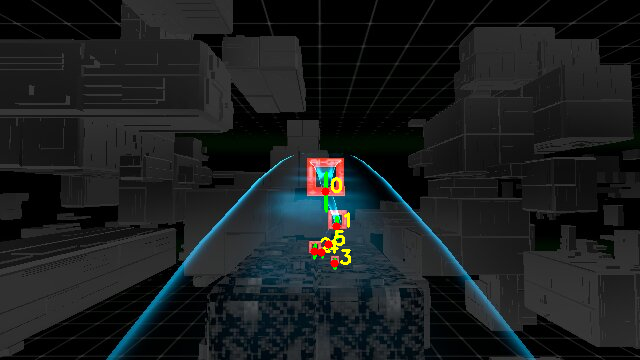
#> input picture rl/data/proj_check.png, 640 x 360 px
$ python -i vision_processing.py   (imports and definitions only)
#> lines starting #> are read from the running program, lines starting #| are printed output that depends on the picture; after the words box and inside, x2 and y2 are one past the last pixel; in counts of white or black regions, pixels touching at a corner belong together
### simulator/gate_pnp.py
"""PnP gate pose from YOLO corner keypoints -> gate position in BODY frame.

This is the path off hardcoded gate coordinates: instead of reading a gate map,
solve the gate's pose relative to the drone from the detected corners. No world
position, no gate map, no GATE_INFO needed.

Ported from the reference pose_estimator.py (proven with simulator/models/
gate_pose.pt). Self-contained: owns its intrinsics, gate geometry and the
camera->body rotation so simulator/ doesn't depend on rl/.

estimate_gate_pose(keypoints, confs) -> dict | None:
    gate_pos_cam   (3,)  gate centre in camera optical frame (m)
    gate_pos_body  (3,)  gate centre in body FRD frame (x fwd, y right, z down)
    normal_body    (3,)  gate-plane unit normal in body FRD, pointing back at
                         the drone (fly-through direction is -normal_body)
    range_m        float straight-line distance to gate centre
    yaw_bearing    float angle to gate in body XY plane (rad, +right)
    pitch_bearing  float elevation angle to gate (rad, +up)
    reproj_px      float RMS reprojection error (detection quality)
    method         str

Keypoints are the 8 YOLO slots in native order (TL,TR,BL,BR inner, then outer).
"""

import cv2
import numpy as np

# --- intrinsics (spec 3.8: fx=fy=320, cx=320, cy=180 @ 640x360) --------------
_K = np.array([[320.0, 0.0, 320.0], [0.0, 320.0, 180.0], [0.0, 0.0, 1.0]])
_DIST = np.zeros(4)
_IMG_W, _IMG_H = 640, 360

# --- gate corners in gate-local frame (m, z=0 plane) -------------------------
# Order MUST match YOLO slots. LEFT/RIGHT SWAP baked in: the training-data
# generator wrote left labels onto right corners, so YOLO's "TL" slot actually
# sits at the gate's top-RIGHT. Without this swap PnP solves a mirrored
# correspondence -> gate back-face toward camera. Inner 1.5m, outer 2.7m.
_hi, _ho = 1.5 / 2, 2.7 / 2
_GATE_PTS_3D = np.array(
    [
        [_hi, _hi, 0],
        [-_hi, _hi, 0],
        [_hi, -_hi, 0],
        [-_hi, -_hi, 0],  # inner
        [_ho, _ho, 0],
        [-_ho, _ho, 0],
        [_ho, -_ho, 0],
        [-_ho, -_ho, 0],  # outer
    ],
    dtype=np.float32,
)

# Inner-opening corners ordered [TL, TR, BR, BL] as they appear in the IMAGE
# for a front-facing gate (camera +x right, +y down): used by the CV-refined
# 4-corner path, no YOLO slot/label ambiguity involved.
_INNER_CORNERS_3D = np.array(
    [[-_hi, -_hi, 0], [_hi, -_hi, 0], [_hi, _hi, 0], [-_hi, _hi, 0]],
    dtype=np.float32,
)

KEYPOINT_CONF_THRESHOLD = 0.7
EDGE_MARGIN_PX = 1  # corners pinned to the image border are clip artifacts
MAX_REPROJ_PX = 10.0  # RMS reprojection above this = bad correspondence/depth

# --- camera optical -> body FRD, with 20deg up-tilt (spec 3.8) ---------------
CAM_TILT_DEG = 20.0
_R_BODY_CAM_BASE = np.array([[0.0, 0.0, 1.0], [1.0, 0.0, 0.0], [0.0, 1.0, 0.0]])


def _R_y(a):
#> further down, picture is the input picture: shape (360, 640, 3); mean B, G, R 30.7, 29.8, 26.4
    c, s = np.cos(a), np.sin(a)
    return np.array([[c, 0, s], [0, 1, 0], [-s, 0, c]])


R_BODY_CAM = _R_y(np.radians(CAM_TILT_DEG)) @ _R_BODY_CAM_BASE


# [8 lines left out: function _on_edge, not called in this run]


def _visible_mask(kp, confs):
    return (confs > KEYPOINT_CONF_THRESHOLD) & ~_on_edge(kp)


def _reproj_rms(obj, img, rvec, tvec):
    proj, _ = cv2.projectPoints(obj, rvec, tvec, _K, _DIST)
    return float(np.sqrt(np.mean(np.sum((proj.reshape(-1, 2) - img) ** 2, axis=1))))


# [168 lines left out: functions _solve_ippe, estimate_pose, estimate_gate_pose, estimate_gate_pose_from_corners, _finalize_pose, _selftest, not called in this run]


# [2 lines that do not run on import are left out]

### simulator/vision_processing.py
"""FPV gate detection (HSV + Hough circles). Images are BGR from OpenCV."""

from __future__ import annotations

import cv2
import numpy as np

from simulator.flight_config import (
    PNP_R_FRAC_CAP,
    VISION_DESAT_V_THRESHOLD,
    VISION_FILTER_ALPHA,
    VISION_FILTER_MAX_JUMP,
)
from simulator.gate_pnp import order_corners, solve_gate_pnp


def _blue_mask(image_bgr):
    hsv = cv2.cvtColor(image_bgr, cv2.COLOR_BGR2HSV)
#> hsv: shape (360, 640, 3); mean H, S, V 29, 46.6, 32.8
    v_mean = float(hsv[:, :, 2].mean())
#> v_mean = 32.77
    s_min = 80 if v_mean < VISION_DESAT_V_THRESHOLD else 110
#> s_min = 80
    lower_blue = np.array([95, s_min, 40])
#> lower_blue = [95, 80, 40]
    upper_blue = np.array([130, 255, 255])
    mask = cv2.inRange(hsv, lower_blue, upper_blue)
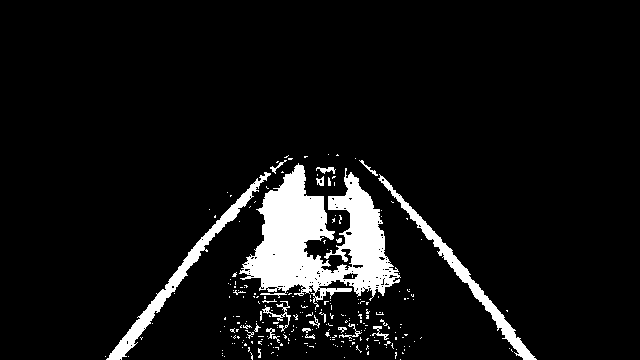
#> mask: shape (360, 640); 7.6% white; 245 white regions (221 under 20 px), largest, box (x1, y1, x2, y2) and area: (239, 163, 401, 310) 11376, (106, 172, 271, 360) 2399, (378, 174, 537, 360) 2088
    mask = cv2.erode(mask, None, iterations=1)
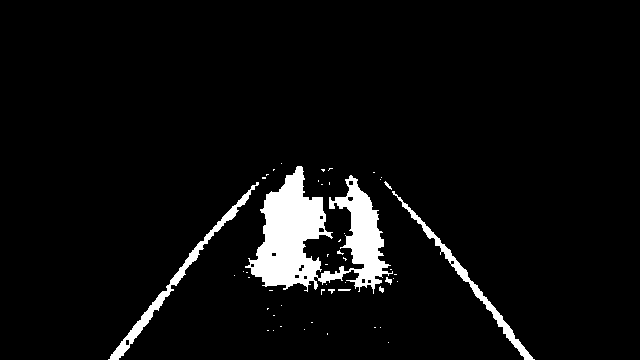
#> mask: shape (360, 640); 5.2% white; 50 white regions (43 under 20 px), largest, box (x1, y1, x2, y2) and area: (245, 166, 393, 294) 8811, (108, 182, 259, 360) 1582, (392, 191, 535, 360) 1318
    mask = cv2.dilate(mask, None, iterations=2)
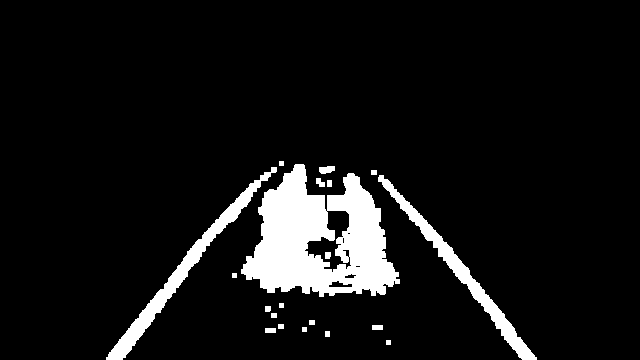
#> mask: shape (360, 640); 8.1% white; 20 white regions
    return mask


def find_blue_rings(image_bgr: np.ndarray) -> list[tuple[int, int, int]]:
    mask = _blue_mask(image_bgr)
    circles = cv2.HoughCircles(
        mask,
        cv2.HOUGH_GRADIENT,
        dp=1,
        minDist=15,
        param1=50,
        param2=22,
        minRadius=4,
        maxRadius=180,
    )
#> circles = [[330.5, 343.5, 157.3], [275.5, 259.5, 71.8], [317.5, 218.5, 58.3], [322.5, 267.5, 28.6], [267.5, 241.5, 52.8], [370.5, 254.5, 36.6], [305.5, 253.5, 39.1], [330.5, 252.5, 17.2], [344.5, 329.5, 37.8]]
    if circles is None:
        return []
    rounded = np.round(circles[0, :]).astype(int)
#> rounded = [[330, 344, 157], [276, 260, 72], [318, 218, 58], [322, 268, 29], [268, 242, 53], [370, 254, 37], [306, 254, 39], [330, 252, 17], [344, 330, 38]]
    return [(int(x), int(y), int(r)) for x, y, r in rounded]


def find_gate_corners(image_bgr: np.ndarray) -> list[tuple[float, float]] | None:
    """Approximate inner gate square corners from blue mask contour."""
    mask = _blue_mask(image_bgr)
    contours, _ = cv2.findContours(mask, cv2.RETR_EXTERNAL, cv2.CHAIN_APPROX_SIMPLE)
    if not contours:
        return None

    contour = max(contours, key=cv2.contourArea)
    if cv2.contourArea(contour) < 120.0:
        return None

    rect = cv2.minAreaRect(contour)
    box = cv2.boxPoints(rect)
    if box is None or len(box) < 4:
        return None
    return order_corners(box.tolist())


def blue_ring_info_normalized(
    image_bgr: np.ndarray,
) -> tuple[float, float, float] | None:
    """Largest blue ring as (nx, ny, r_frac) relative to image center."""
    circles = find_blue_rings(image_bgr)
#> circles = [(330, 344, 157), (276, 260, 72), (318, 218, 58), (322, 268, 29), (268, 242, 53), (370, 254, 37), (306, 254, 39), (330, 252, 17), (344, 330, 38)]
    if not circles:
        return None

    height, width = image_bgr.shape[:2]
#> height = 360; width = 640
    if width <= 0 or height <= 0:
        return None

    x, y, radius = max(circles, key=lambda item: item[2])
#> x = 330; y = 344; radius = 157
    nx = (x - 0.5 * width) / (0.5 * width)
#> nx = 0.0312
    ny = (y - 0.5 * height) / (0.5 * height)
#> ny = 0.911
    r_frac = float(radius) / max(1.0, min(width, height))
#> r_frac = 0.436
    return (float(nx), float(ny), r_frac)


class GateTargetFilter:
    """Temporal EMA + outlier rejection for gate detections."""

    def __init__(self, alpha=VISION_FILTER_ALPHA, max_jump=VISION_FILTER_MAX_JUMP):
        self.alpha = alpha
        self.max_jump = max_jump
        self._prev: dict | None = None

    def reset(self):
        self._prev = None

    def apply(self, target: dict) -> dict:
        if not target.get("detected"):
            self._prev = None
            return target

        if self._prev is None:
            self._prev = dict(target)
            return target

        for key in ("nx", "ny", "r_frac"):
            if abs(float(target[key]) - float(self._prev[key])) > self.max_jump:
                return {**self._prev, "detected": True}

        smoothed = dict(target)
        for key in ("nx", "ny", "r_frac"):
            prev = float(self._prev[key])
            cur = float(target[key])
            smoothed[key] = self.alpha * cur + (1.0 - self.alpha) * prev
        self._prev = smoothed
        return smoothed


def detect_gate_target(image_bgr: np.ndarray) -> dict:
    info = blue_ring_info_normalized(image_bgr)
#> info = (0.0312, 0.911, 0.436)
    corners = find_gate_corners(image_bgr)
#> in find_gate_corners, `contours, _ = cv2.findContours(mask, cv2.RETR_EXTERNAL, cv2.CHAIN_APPR..`: contours = 19 contours, 5 with area under 20; largest, box (x1, y1, x2, y2) and area: (241, 164, 400, 297) 13266, (106, 167, 277, 360) 2790, (378, 175, 537, 360) 2471, (319, 166, 335, 174) 81, (265, 328, 276, 333) 40
#> in find_gate_corners, `contour = max(contours, key=cv2.contourArea)`: contour = contour of 282 points, box (x1, y1, x2, y2) (241, 164, 400, 297), area 13266
#> in find_gate_corners, `rect = cv2.minAreaRect(contour)`: rect = ((323.5, 231), (130.4, 158.6), -85.6)
#> in find_gate_corners, `box = cv2.boxPoints(rect)`: box = [[397.5, 302], [239.4, 289.9], [249.4, 159.9], [407.5, 172]]
    pnp = solve_gate_pnp(corners) if corners else None

    if info is None and pnp is None:
        return {
            "detected": False,
            "nx": 0.0,
            "ny": 0.0,
            "r_frac": 0.0,
            "corners": None,
            "pnp": None,
        }

    if info is None and pnp is not None:
        lateral = pnp["lateral_m"]
        range_m = pnp["range_m"]
        nx = lateral / max(range_m, 0.5)
        ny = 0.0
        r_frac = min(PNP_R_FRAC_CAP, 0.5 / max(range_m, 0.5))
    else:
        nx, ny, r_frac = info

    return {
        "detected": True,
        "nx": float(nx),
        "ny": float(ny),
        "r_frac": float(r_frac),
        "corners": corners,
        "pnp": pnp,
    }

>>> import cv2
>>> picture = cv2.imread('../rl/data/proj_check.png')
#> (the run stopped early here; a loop or call above may not have finished)
